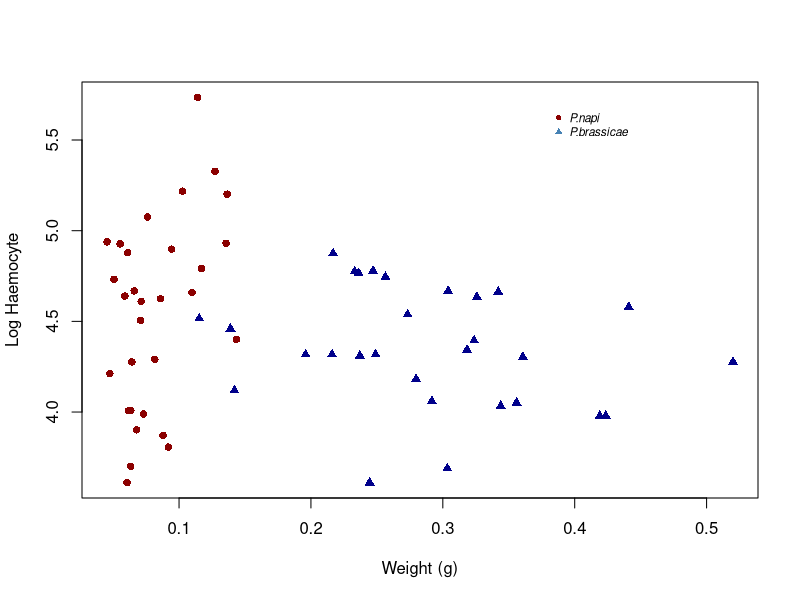

This figure's R source:
# store the current directory
initial.dir<-getwd()
# change to the new directory
setwd("C:/Users/Dave/OneDrive/Development/R/Examples")

counts<-read.table("Haemocyte.txt",header=TRUE)

attach(counts)

plot(Weight,
     log(Count),
     type="n",
     xlab="Weight (g)",
     ylab="Log Haemocyte")

points(Weight[Species=="P.napi"],
       log(Count[Species=="P.napi"]),
       pch=16,
       col="darkred")

points(Weight[Species=="P.brassicae"],
       log(Count[Species=="P.brassicae"]),
       pch=17,
       col="darkblue")

legend(0.38,
       5.7,
       legend=c("P.napi","P.brassicae"),
       pch=16:17,
       col=c("darkred","steelblue"),
       cex=0.7,
       text.font=3,
       bty="n")

#set the directory back
setwd(initial.dir)
getwd()
